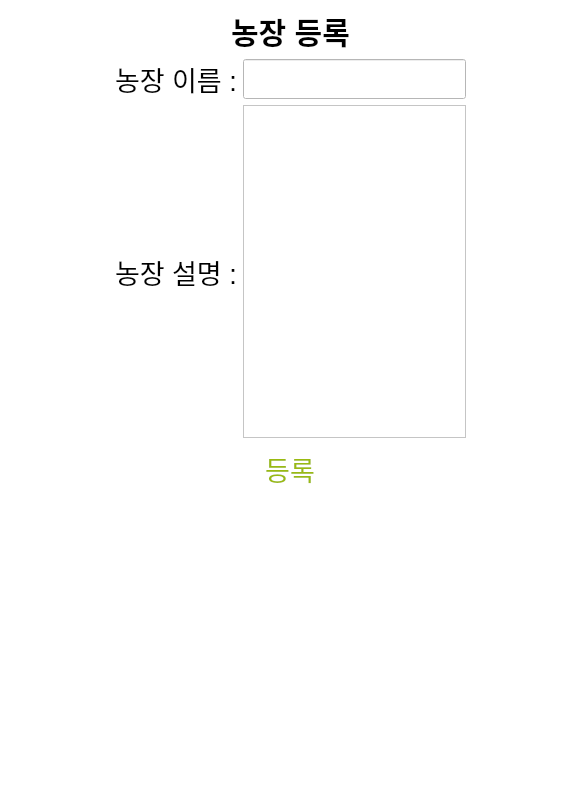
<?xml version="1.0" encoding="UTF-8"?>
<ui version="4.0">
 <class>MainWindow</class>
 <widget class="QMainWindow" name="MainWindow">
  <property name="geometry">
   <rect>
    <x>0</x>
    <y>0</y>
    <width>581</width>
    <height>785</height>
   </rect>
  </property>
  <property name="windowTitle">
   <string>MainWindow</string>
  </property>
  <property name="styleSheet">
   <string notr="true">background-color:white;</string>
  </property>
  <widget class="QWidget" name="centralwidget">
   <layout class="QVBoxLayout" name="verticalLayout_2">
    <item>
     <layout class="QGridLayout" name="gridLayout">
      <item row="0" column="0">
       <widget class="QLabel" name="label">
        <property name="font">
         <font>
          <pointsize>-1</pointsize>
          <weight>75</weight>
          <bold>true</bold>
         </font>
        </property>
        <property name="styleSheet">
         <string notr="true">font-size :30px</string>
        </property>
        <property name="text">
         <string>농장 등록</string>
        </property>
        <property name="scaledContents">
         <bool>false</bool>
        </property>
        <property name="alignment">
         <set>Qt::AlignCenter</set>
        </property>
        <property name="wordWrap">
         <bool>false</bool>
        </property>
        <property name="margin">
         <number>0</number>
        </property>
       </widget>
      </item>
     </layout>
    </item>
    <item>
     <layout class="QHBoxLayout" name="horizontalLayout">
      <item>
       <widget class="QWidget" name="widget_3" native="true">
        <property name="sizePolicy">
         <sizepolicy hsizetype="Minimum" vsizetype="Preferred">
          <horstretch>0</horstretch>
          <verstretch>0</verstretch>
         </sizepolicy>
        </property>
        <property name="minimumSize">
         <size>
          <width>100</width>
          <height>0</height>
         </size>
        </property>
       </widget>
      </item>
      <item>
       <widget class="QLabel" name="label_2">
        <property name="font">
         <font>
          <pointsize>20</pointsize>
         </font>
        </property>
        <property name="text">
         <string>농장 이름 :</string>
        </property>
       </widget>
      </item>
      <item>
       <widget class="QLineEdit" name="farm_line">
        <property name="sizePolicy">
         <sizepolicy hsizetype="Expanding" vsizetype="Preferred">
          <horstretch>0</horstretch>
          <verstretch>0</verstretch>
         </sizepolicy>
        </property>
        <property name="minimumSize">
         <size>
          <width>0</width>
          <height>0</height>
         </size>
        </property>
       </widget>
      </item>
      <item>
       <widget class="QWidget" name="widget_5" native="true">
        <property name="sizePolicy">
         <sizepolicy hsizetype="Minimum" vsizetype="Preferred">
          <horstretch>0</horstretch>
          <verstretch>0</verstretch>
         </sizepolicy>
        </property>
        <property name="minimumSize">
         <size>
          <width>100</width>
          <height>0</height>
         </size>
        </property>
       </widget>
      </item>
     </layout>
    </item>
    <item>
     <layout class="QHBoxLayout" name="horizontalLayout_2">
      <item>
       <widget class="QWidget" name="widget_4" native="true">
        <property name="sizePolicy">
         <sizepolicy hsizetype="Minimum" vsizetype="Preferred">
          <horstretch>0</horstretch>
          <verstretch>0</verstretch>
         </sizepolicy>
        </property>
        <property name="minimumSize">
         <size>
          <width>100</width>
          <height>0</height>
         </size>
        </property>
       </widget>
      </item>
      <item>
       <widget class="QLabel" name="label_3">
        <property name="font">
         <font>
          <pointsize>20</pointsize>
         </font>
        </property>
        <property name="text">
         <string>농장 설명 :</string>
        </property>
       </widget>
      </item>
      <item>
       <widget class="QTextEdit" name="farm_text">
        <property name="sizePolicy">
         <sizepolicy hsizetype="Expanding" vsizetype="Expanding">
          <horstretch>0</horstretch>
          <verstretch>0</verstretch>
         </sizepolicy>
        </property>
        <property name="minimumSize">
         <size>
          <width>0</width>
          <height>0</height>
         </size>
        </property>
       </widget>
      </item>
      <item>
       <widget class="QWidget" name="widget_6" native="true">
        <property name="sizePolicy">
         <sizepolicy hsizetype="Minimum" vsizetype="Preferred">
          <horstretch>0</horstretch>
          <verstretch>0</verstretch>
         </sizepolicy>
        </property>
        <property name="minimumSize">
         <size>
          <width>100</width>
          <height>0</height>
         </size>
        </property>
       </widget>
      </item>
     </layout>
    </item>
    <item>
     <layout class="QGridLayout" name="gridLayout_2">
      <item row="1" column="0">
       <widget class="QWidget" name="widget_2" native="true">
        <property name="sizePolicy">
         <sizepolicy hsizetype="Preferred" vsizetype="Expanding">
          <horstretch>0</horstretch>
          <verstretch>0</verstretch>
         </sizepolicy>
        </property>
       </widget>
      </item>
      <item row="0" column="0">
       <widget class="QPushButton" name="farm_btn">
        <property name="sizePolicy">
         <sizepolicy hsizetype="Fixed" vsizetype="Fixed">
          <horstretch>0</horstretch>
          <verstretch>0</verstretch>
         </sizepolicy>
        </property>
        <property name="font">
         <font>
          <pointsize>20</pointsize>
         </font>
        </property>
        <property name="styleSheet">
         <string notr="true">color: #9aba11;
background-color: white;
border: 2px solid 9aba11;
border-radius:  20px;
padding:5px 15px;</string>
        </property>
        <property name="text">
         <string>등록</string>
        </property>
       </widget>
      </item>
     </layout>
    </item>
   </layout>
  </widget>
 </widget>
 <resources/>
 <connections>
  <connection>
   <sender>farm_btn</sender>
   <signal>clicked()</signal>
   <receiver>MainWindow</receiver>
   <slot>push()</slot>
   <hints>
    <hint type="sourcelabel">
     <x>424</x>
     <y>347</y>
    </hint>
    <hint type="destinationlabel">
     <x>535</x>
     <y>428</y>
    </hint>
   </hints>
  </connection>
 </connections>
 <slots>
  <slot>push()</slot>
 </slots>
</ui>
